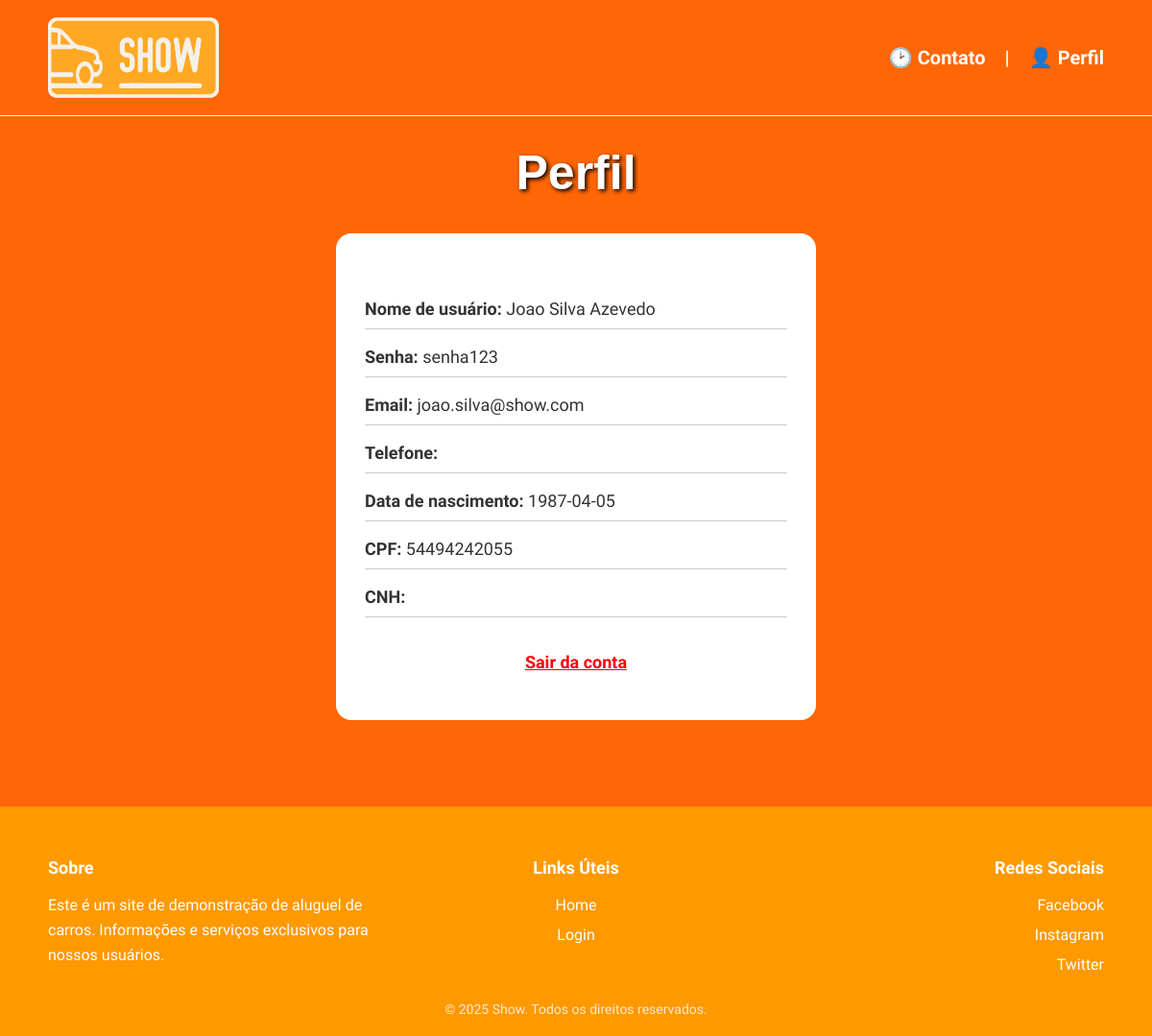
The page /perfil (signed in) on the database its author committed.
### projeto_agostinhov1.1/models.py (models this page shows, shortened)
class Funcionario(Base):
    __tablename__ = "funcionarios"
    id = Column("id", Integer, primary_key=True, autoincrement=True)
    cpf = Column("cpf", String(11), nullable=False)
    nome = Column("nome", String(200), nullable=False)
    senha = Column("senha", String(200), nullable=False)
    data_nasc = Column("data_nasc", Date, nullable=False)
    email = Column("email", String(255), nullable=False)
    cargo = Column("cargo", String(255), nullable=False)
    salario = Column("salario", Numeric(10, 2), nullable=False)
    data_admissao = Column("data_admissao", Date, nullable=False)

### projeto_agostinhov1.1/app.py (the view)
@app.route("/perfil")
def perfil():
    sessao = Sessao()
    usuario = session.get("id_usuario")
    if session.get("cargo"):
        usuario_certo = sessao.query(Funcionario).filter_by(id = usuario).first()
    elif session.get("tipo"):
        usuario_certo = sessao.query(Cliente).filter_by(id = usuario).first()
    if usuario_certo:
        return render_template("perfil.html", usuario = usuario_certo)
    else:
        return abort(401)

### projeto_agostinhov1.1/templates/perfil.html (shortened to what this page needs)
{% extends "base.html" %}
{% block conteudo_principal %}
    <h1>Perfil</h1>
    <div class="simples_container">
        <p><strong>Nome de usuário:</strong> {{ usuario["nome"] }}</p>
        <p><strong>Senha:</strong> {{ usuario["senha"] }}</p>
        <p><strong>Email:</strong> {{ usuario["email"] }}</p>
        <p><strong>Telefone:</strong> {{ usuario["telefone"] }}</p>
        <p><strong>Data de nascimento:</strong> {{ usuario["data_nasc"] }}</p>
        <p><strong>CPF:</strong> {{ usuario["cpf"] }}</p>
        <p><strong>CNH:</strong> {{ usuario["cnh"] }}</p>
        <br>
        <div style="text-align: center;">
            <a href="/logout" style="color: red; font-weight: bold;">Sair da conta</a>
        </div>
    </div>
{% endblock %}

### projeto_agostinhov1.1/static/estilo.css (style rules this page uses)
h1 { font-family: sans-serif; font-size: 50px; color: rgb(255, 254, 254); text-shadow: 2px 2px 4px black; margin-top: 0; padding-top: 30px; text-align: center; }
body { font-family: "Work Sans"; font-size: 18px; color: #000000; background-color: #ff6606; margin: 0; min-height: 100vh; display: flex; flex-direction: column; }
a { color: #000000; }
.simples_container { background-color: #fff; border-radius: 16px; width: 100%; max-width: 500px; margin: 30px auto; padding: 50px 30px; text-align: center; box-sizing: border-box; }
.simples_container p { font-size: 18px; border-bottom: 1px solid #ccc; padding-bottom: 10px; margin-bottom: 15px; text-align: left; color: #333; }
.simples_container a { visibility: visible !important; }

### rows shown on the page
Funcionario: nome "Joao Silva Azevedo", senha "senha123", email "joao.silva@show.com", data_nasc "1987-04-05", cpf "54494242055"
